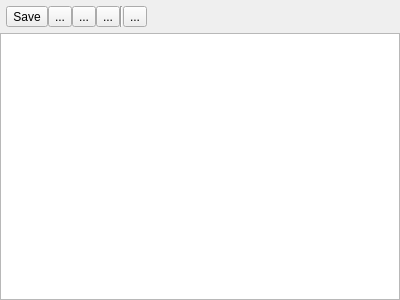
<?xml version="1.0" encoding="UTF-8"?>
<ui version="4.0">
 <class>RtfEditor</class>
 <widget class="QWidget" name="RtfEditor">
  <property name="geometry">
   <rect>
    <x>0</x>
    <y>0</y>
    <width>400</width>
    <height>300</height>
   </rect>
  </property>
  <property name="windowTitle">
   <string>Form</string>
  </property>
  <layout class="QVBoxLayout" name="verticalLayout">
   <property name="spacing">
    <number>0</number>
   </property>
   <property name="leftMargin">
    <number>0</number>
   </property>
   <property name="topMargin">
    <number>0</number>
   </property>
   <property name="rightMargin">
    <number>0</number>
   </property>
   <property name="bottomMargin">
    <number>0</number>
   </property>
   <item>
    <widget class="QFrame" name="frame">
     <layout class="QHBoxLayout" name="horizontalLayout">
      <property name="spacing">
       <number>0</number>
      </property>
      <property name="leftMargin">
       <number>6</number>
      </property>
      <property name="topMargin">
       <number>6</number>
      </property>
      <property name="rightMargin">
       <number>6</number>
      </property>
      <property name="bottomMargin">
       <number>6</number>
      </property>
      <item>
       <widget class="QToolButton" name="toolButtonSave">
        <property name="text">
         <string>Save</string>
        </property>
        <property name="icon">
         <iconset resource="../icons.qrc">
          <normaloff>:/std/icons/disk-black.png</normaloff>:/std/icons/disk-black.png</iconset>
        </property>
        <property name="iconSize">
         <size>
          <width>20</width>
          <height>20</height>
         </size>
        </property>
        <property name="toolButtonStyle">
         <enum>Qt::ToolButtonTextBesideIcon</enum>
        </property>
       </widget>
      </item>
      <item>
       <widget class="QToolButton" name="toolButtonBold">
        <property name="text">
         <string>...</string>
        </property>
        <property name="icon">
         <iconset resource="../icons.qrc">
          <normaloff>:/std/icons/icons8-bold-10.png</normaloff>:/std/icons/icons8-bold-10.png</iconset>
        </property>
        <property name="iconSize">
         <size>
          <width>20</width>
          <height>20</height>
         </size>
        </property>
        <property name="checkable">
         <bool>true</bool>
        </property>
       </widget>
      </item>
      <item>
       <widget class="QToolButton" name="toolButtonItalic">
        <property name="text">
         <string>...</string>
        </property>
        <property name="icon">
         <iconset resource="../icons.qrc">
          <normaloff>:/std/icons/icons8-italic-10.png</normaloff>:/std/icons/icons8-italic-10.png</iconset>
        </property>
        <property name="iconSize">
         <size>
          <width>20</width>
          <height>20</height>
         </size>
        </property>
        <property name="checkable">
         <bool>true</bool>
        </property>
       </widget>
      </item>
      <item>
       <widget class="QToolButton" name="toolButtonUnderline">
        <property name="text">
         <string>...</string>
        </property>
        <property name="icon">
         <iconset resource="../icons.qrc">
          <normaloff>:/std/icons/icons8-underline-10.png</normaloff>:/std/icons/icons8-underline-10.png</iconset>
        </property>
        <property name="iconSize">
         <size>
          <width>20</width>
          <height>20</height>
         </size>
        </property>
        <property name="checkable">
         <bool>true</bool>
        </property>
       </widget>
      </item>
      <item>
       <widget class="Line" name="line">
        <property name="orientation">
         <enum>Qt::Vertical</enum>
        </property>
       </widget>
      </item>
      <item>
       <widget class="QToolButton" name="toolButtonTextColor">
        <property name="text">
         <string>...</string>
        </property>
        <property name="icon">
         <iconset resource="../icons.qrc">
          <normaloff>:/std/icons/icons8-crayon-16.png</normaloff>:/std/icons/icons8-crayon-16.png</iconset>
        </property>
        <property name="iconSize">
         <size>
          <width>20</width>
          <height>20</height>
         </size>
        </property>
       </widget>
      </item>
      <item>
       <spacer name="horizontalSpacer">
        <property name="orientation">
         <enum>Qt::Horizontal</enum>
        </property>
        <property name="sizeHint" stdset="0">
         <size>
          <width>40</width>
          <height>20</height>
         </size>
        </property>
       </spacer>
      </item>
     </layout>
    </widget>
   </item>
   <item>
    <widget class="QTextEdit" name="textEdit"/>
   </item>
  </layout>
 </widget>
 <resources>
  <include location="../icons.qrc"/>
 </resources>
 <connections/>
</ui>
